Frame 1 (no input): blank canvas, image omitted
Frame 60 (the mouse pressed at the canvas centre just before this capture): blank canvas, image omitted
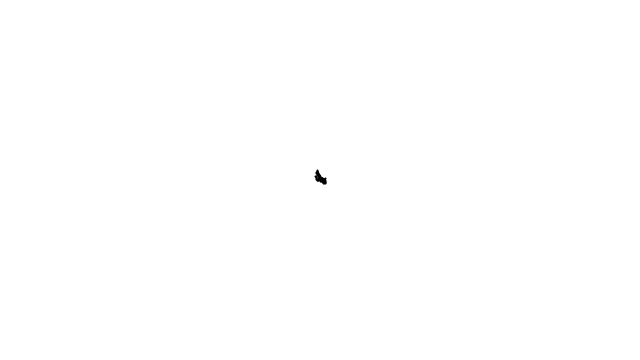
Frame 120 (the mouse held since frame 60 and released just before this capture)

The Processing sketch whose frames 1 and 60 were blank and that drew this single picture after the mouse press (run headless with seeded random() and noise(); from frame 60 on, the mouse is pressed at the canvas centre):

// Processing sketch: Rand_Walk_Tends_Mouse
// ── Rand_Walk_Tends_Mouse.pde
Walker w;

void setup() {
  size(640,360);
  // Create a walker object
  w = new Walker();
  background(255);
}

void draw() {
  // Run the walker object
  w.step();
  w.render();
}

// ── Walker.pde
// A random walker object!

class Walker {
  int x, y;

  Walker() {
    x = width/2;
    y = height/2;
  }

  void render() {
    stroke(0);
    strokeWeight(2);
    point(x, y);
  }

  // Randomly move up, down, left, right, or stay in one place
  void step() {

    float r = random(1);
    // A 50% of moving towards the mouse
    if (r < 0.05) {    
      
      //checks if current x,y is < or > mouse x, y
      //takes all non zero cases
      //then divides the difference by it's absolute value
      //to give us +1 or -1
      
      int xdir = (mouseX-x);
      int ydir = (mouseY-y);
      
      if (xdir != 0) {
        xdir /= abs(xdir);
      } 
      if (ydir != 0) {
        ydir /= abs(ydir);
      }
      //if x,y equal mouse x,y (the zero case)
      //just add zero to x, y
      x += xdir;
      y += ydir;
    } else {     
      int xdir = int(random(-2, 2));
      int ydir = int(random(-2, 2));
      x += xdir;
      y += ydir;
    }

    x = constrain(x, 0, width-1);
    y = constrain(y, 0, height-1);
  }
}
